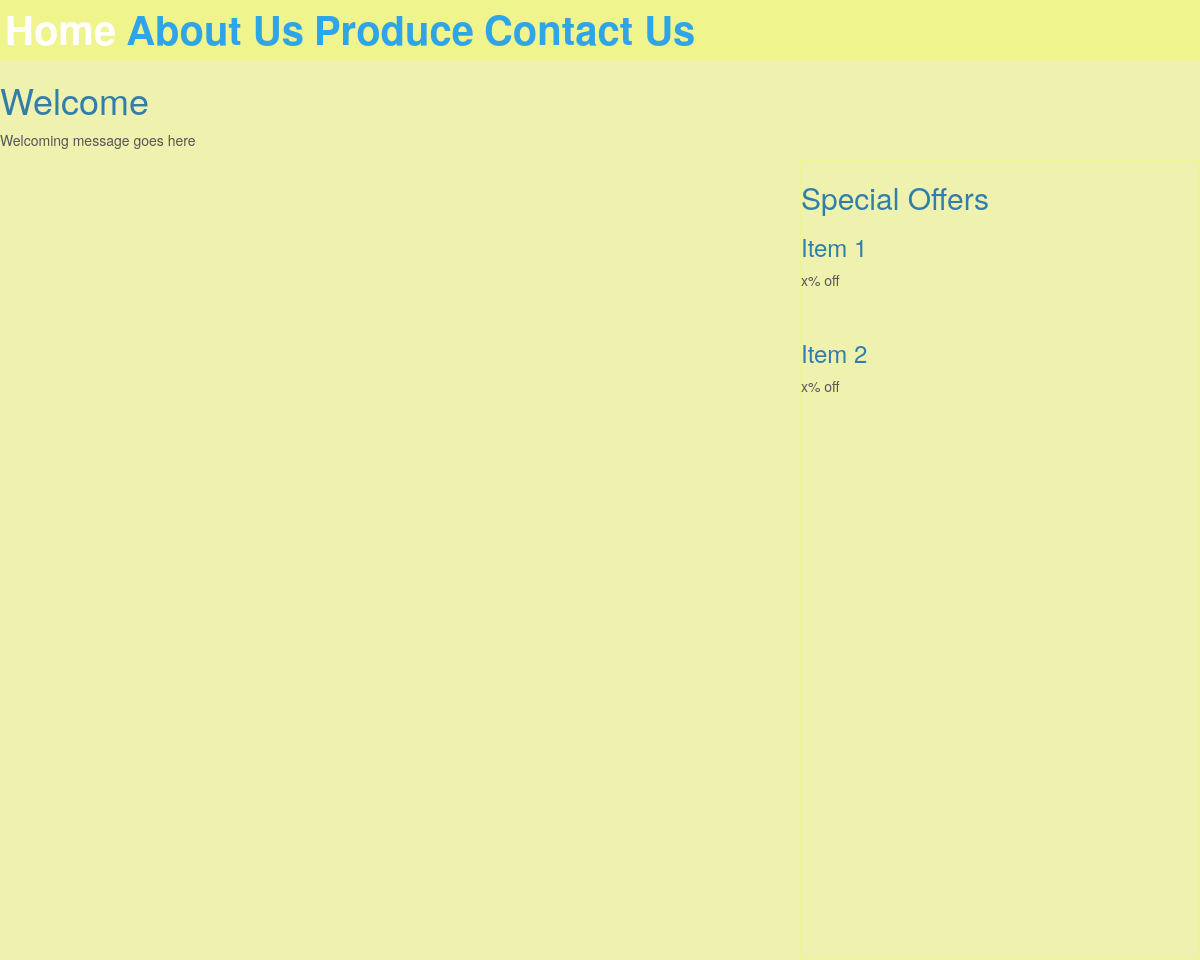
Page /thefarm/TheFarmFront/home.php on the committed database.
### tables this page shows
CREATE TABLE IF NOT EXISTS `t_webcontent` (
  `webcontentID` int(11) NOT NULL,
  `webcontentWhere` varchar(250) NOT NULL,
  `webcontentContent` varchar(60000) NOT NULL,
  PRIMARY KEY (`webcontentID`)
);

### thefarm/TheFarmFront/home.php (the view, shortened to what this page needs)
<html>
<head>
    <?php include('functions/homefunc.php'); ?>
    <link rel="stylesheet" href="css/bootstrap.min.css">
    <link rel ="stylesheet" type="text/css" href="frontstyle.css" />
</head>
<body>
    <?php include('functions/navlink.php'); ?>
    <?php
        $sql = "SELECT webcontentID, webcontentWhere, webcontentContent FROM t_webcontent WHERE webcontentWhere = 'homeMain'";
        $result = $con->query($sql);
        while($row = $result->fetch_assoc())
        {
            echo $row["webcontentContent"];
        }
    ?>
    <div class="spoffer">
    <h2>Special Offers</h2>
        <?php
            $sql = "SELECT webcontentID, webcontentWhere, webcontentContent FROM t_webcontent WHERE webcontentWhere = 'homeSpecials'";
            $result = $con->query($sql);
            while($row = $result->fetch_assoc())
            {
                echo $row["webcontentContent"];
            }
        ?>
    </div>
</body>
</html>

### thefarm/TheFarmFront/frontstyle.css (style rules this page uses)
html { font-family: sans-serif; -ms-text-size-adjust: 100%; -webkit-text-size-adjust: 100%; }
body { background-color: #eff2ae; margin: 0; }
.spoffer { float: right; width: 400px; height: 800px; border: 1px; border-style: solid; border-color: #f0f48d; }

### rows in the picture
t_webcontent: webcontentContent "Welcome Welcoming message goes here"
t_webcontent: webcontentContent "Item 1 x% off Item 2 x% off"
